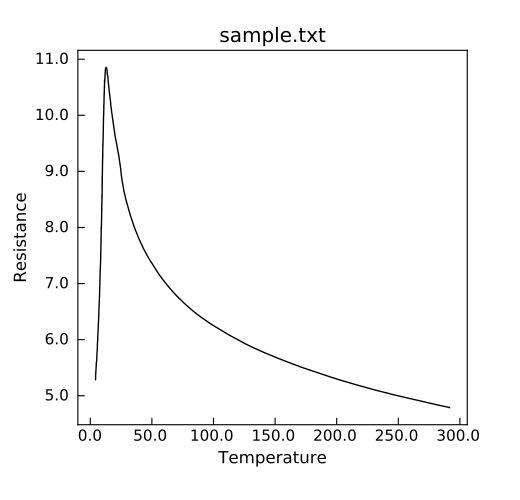

Reproduce this figure in Python.
"""Simple plot in 2 lines."""
from Stoner import Data

p = Data("sample.txt", setas="xy")
# Quick plot
p.plot()
